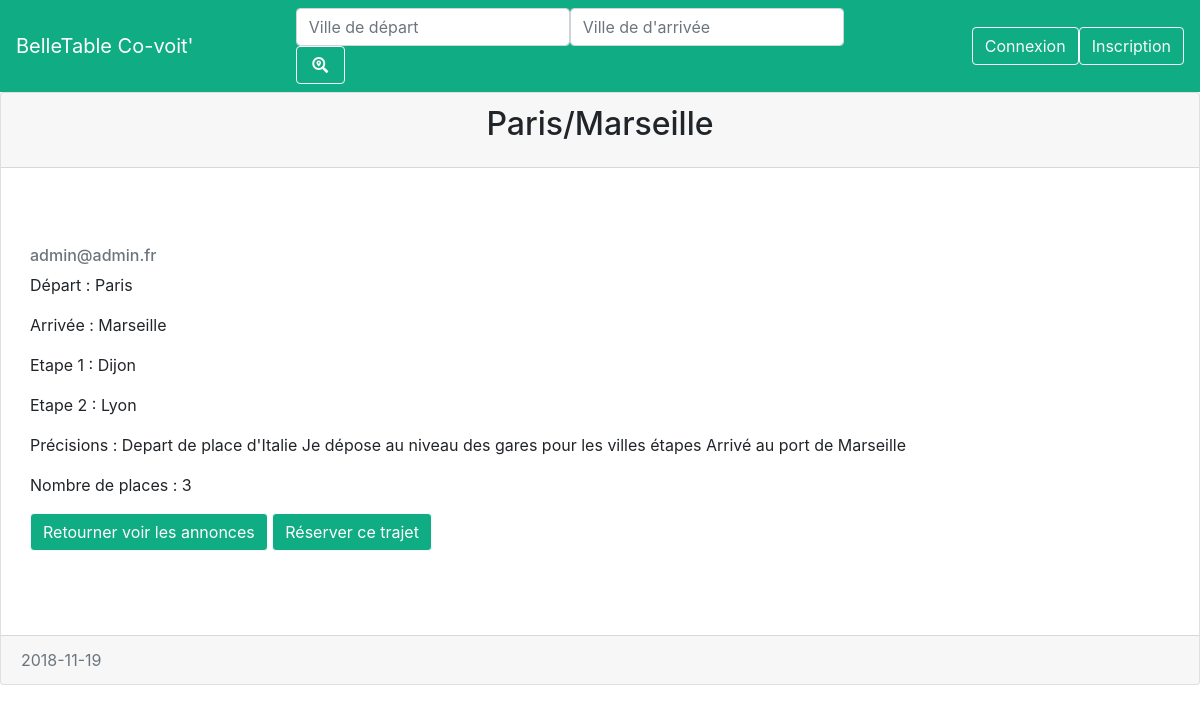
/advert.php?id=1, run on the app's committed database.
### tables this page shows
CREATE TABLE IF NOT EXISTS `trajet` (
  `num_trajet` int(11) NOT NULL AUTO_INCREMENT,
  `depart_ville` varchar(11) NOT NULL,
  `arrivee_ville` varchar(11) NOT NULL,
  `etape1` varchar(255) NOT NULL,
  `etape2` varchar(255) NOT NULL,
  `date` date NOT NULL,
  `prix` int(11) NOT NULL,
  `places` int(11) NOT NULL,
  `precisions` text NOT NULL,
  `heure_depart` time NOT NULL,
  `mel_chauffeur` varchar(255) NOT NULL,
  PRIMARY KEY (`num_trajet`)
);

### db/routeSelectId.php (called while the page is built)
<?php
$asTable = "trajet";
$asCols = '*';
$asColWhere = "num_trajet";
$asValeurs = $_GET['id'];
include 'dbCon.php';
try {
    $req = $db->query("CALL selectDynam('$asTable', '$asCols', '$asColWhere', '$asValeurs') ");
    $advertSelected = $req->fetch();
} catch (Exception $exc) {
    echo $exc->getTraceAsString();
}
?>

### advert.php (the view)
<?php
include 'include/header.php';
include 'db/routeSelectId.php';
?>
<div class="card">
    <div class="card-header">
        <h2 class="card-title text-center"><?= $advertSelected['depart_ville'] ?>/<?= $advertSelected['arrivee_ville'] ?></h2>
    </div>
    <div class="card-body container">
        <a href="#"><h6 class="card-subtitle mb-2 text-muted"><?= $advertSelected['mel_chauffeur'] ?></h6></a>
        <p>Départ : <?= $advertSelected['depart_ville'] ?></p>
        <p>Arrivée : <?= $advertSelected['arrivee_ville'] ?></p>
        <p>Etape 1 : <?= $advertSelected['etape1'] ?></p>
        <p>Etape 2 : <?= $advertSelected['etape2'] ?></p>
        <p>Précisions : <?= $advertSelected['precisions'] ?></p>
        <p>Nombre de places : <?= $advertSelected['places'] ?></p>
        <a href="index.php" class="btn btn-outline-light card-btn center-block">Retourner voir les annonces</a>
        <a href="reservation.php?id=<?= $advertSelected['num_trajet'] ?>" class="btn btn-outline-light card-btn center-block">Réserver ce trajet</a>
    </div>
    <div class="card-footer text-muted">
        <?= $advertSelected['date'] ?>
    </div>
</div>
<?php
include 'include/footer.php';
?>

### style/style.css (style rules this page uses)
.card-body { padding: 7% 0; }
.card-btn { background-color: #10ac84; color: white; }

### data on the page
trajet: depart_ville "Paris", arrivee_ville "Marseille", mel_chauffeur "admin@admin.fr", etape1 "Dijon", etape2 "Lyon", precisions "Depart de place d'Italie Je dépose au niveau des gares pour les villes étapes Arrivé au port de Marseille", places "3", date "2018-11-19"
